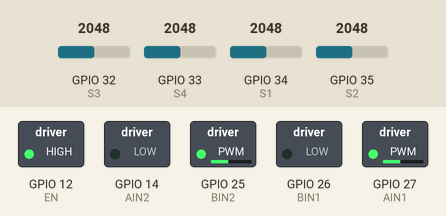
Simulated run of this sketch. Board: ESP32. Shown: switched loads named in the sketch (green lamp = pin HIGH). The inputs (shaded band) are chosen by the test bench; at power-on: GPIO 32 (S3) = 2048, GPIO 33 (S4) = 2048, GPIO 34 (S1) = 2048, GPIO 35 (S2) = 2048 (analog values on the 0–4095 scale). WiFi joins after 1.5 s; servers stay silent unless stated; what the sketch prints to the serial monitor is not drawn.

Above: at 4.8 s.
4.9 s: GPIO 32 (S3) set to 2120
At 5.9 s:
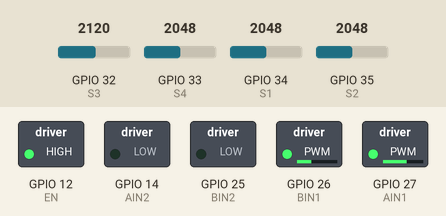
6.4 s: GPIO 33 (S4) set to 2866
At 7.2 s:
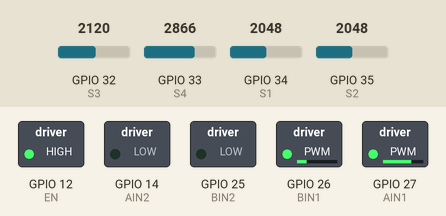
7.9 s: GPIO 32 (S3) set to 1228
At 8.3 s:
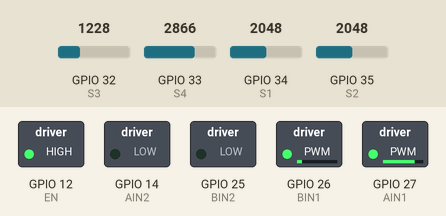
9.4 s: GPIO 34 (S1) set to 2866
At 10.6 s:
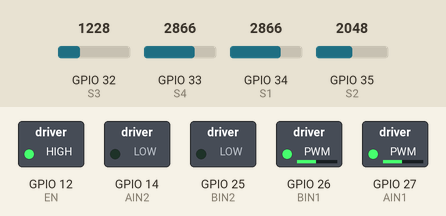
10.9 s: GPIO 35 (S2) set to 2866
At 11.9 s:
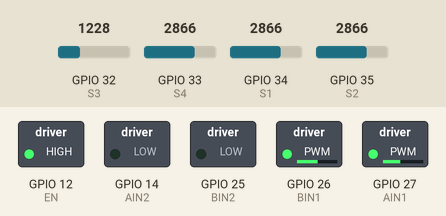
12.4 s: GPIO 32 (S3) set to 2866
At 14.1 s:
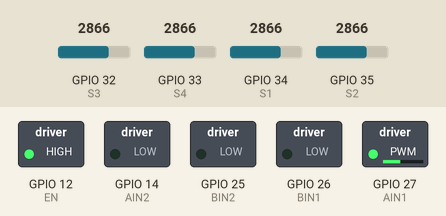
Timing chart, 0 to 15.4 s (numbered marks = the images above; inputs shaded):
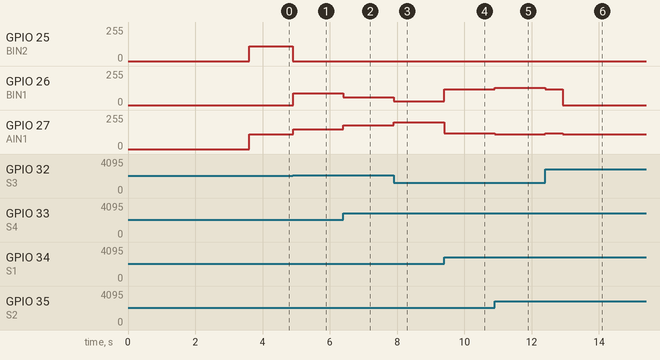

The sketch:

fix_sameline_detect.ino
```cpp
#include <Arduino.h>
#include <WiFi.h>
#include "Communication_order.h"

LanCommand net;
String  path_map = "";
//ex
// path += 'F';
// path += 'R';
// path += 'U';
// ---------------- WiFi ----------------
const char* ssid     = "MinMin2017";
const char* password = "minmin2017i";
const bool wifi_enable = true;

// ================== DRV8833 PIN MAP ==================
static const int AIN1 = 27;
static const int AIN2 = 14;
static const int EN   = 12;
static const int BIN1 = 26;
static const int BIN2 = 25;

// ================== IR SENSOR PINS ==================
static const int S1 = 34;
static const int S2 = 35;
static const int S3 = 32;
static const int S4 = 33;

// ================== PID GAINS ==================
float Kp = 30.0f;
float Ki = 0.0f;   // [FIX v1] ลดจาก 50 -> 0 ก่อน tune ใหม่
float Kd = 0.0f;

// ================== SPEED SETTINGS ==================
int baseSpeed = 120;
int maxSpeed  = 200;
const int TURN_PWM = 110;
// ================== SENSOR AUTO-CAL ==================
int sMin[4] = {4095,4095,4095,4095};
int sMax[4] = {0,0,0,0};

// ================== PID STATE ==================
float integral  = 0.0f;
float prevError = 0.0f;
unsigned long prevMs = 0;

// ================== STATE MACHINE ==================
enum RunState { FOLLOW, UTURN, STRAIGHT_BEFORE_RTURN, RTURN };
RunState runState = FOLLOW;

unsigned long actionStartMs = 0;


const unsigned long STRAIGHT_MS = 525;

// debounce เข้า state พิเศษ
int confirmLow = 0, confirmHigh = 0;
const int CONFIRM_N = 1;

// ================== [FIX v2] TURN STOP LOGIC ==================
// เปลี่ยนจาก count-based -> millis-based
// หุ่นต้องเห็น centerHigh ต่อเนื่องนาน STOP_HOLD_MS ms จึงหยุด
// กัน spike / กระพริบจาก sensor ขณะเลี้ยวผ่านเส้น

bool turnArmed          = false;  // true หลังหุ่นหลุดเส้นแล้ว
unsigned long centerHighStartMs = 0;  // จับเวลาเริ่มเห็น centerHigh
const unsigned long STOP_HOLD_MS = 1; // ต้องเห็นเส้นนิ่งกี่ ms จึงหยุด
                                       // ลองปรับ 30-80 ms ถ้ายังไม่ดี

// ================== UTILITY ==================
static inline int clampi(int v, int lo, int hi){
  if(v < lo) return lo;
  if(v > hi) return hi;
  return v;
}

// ================== RESET PID ==================
// [FIX v1] เรียกทุกครั้งกลับเข้า FOLLOW
void resetPID(){
  integral        = 0.0f;
  prevError       = 0.0f;
  prevMs          = millis();
}

// ================== RESET TURN STOP ==================
// [FIX v2] เรียกตอนเข้า UTURN / RTURN ใหม่
void resetTurnStop(){
  turnArmed         = false;
  centerHighStartMs = 0;
}
void addToPath(char c) {
    if (path_map.length() == 0 || path_map[path_map.length() - 1] != c) {
        path_map += c;
    }
}
// ================== MOTOR CONTROL ==================
void motorA(int speed){
  speed = clampi(speed, -255, 255);
  if(speed >= 0){ analogWrite(AIN1, speed); analogWrite(AIN2, 0); }
  else           { analogWrite(AIN1, 0);    analogWrite(AIN2, -speed); }
}

void motorB(int speed){
  speed = clampi(speed, -255, 255);
  if(speed >= 0){ analogWrite(BIN1, speed); analogWrite(BIN2, 0); }
  else           { analogWrite(BIN1, 0);    analogWrite(BIN2, -speed); }
}

// ================== SENSOR READ ==================
int readNorm(int pin, int idx){
  int raw = analogRead(pin);
  if(raw < sMin[idx]) sMin[idx] = raw;
  if(raw > sMax[idx]) sMax[idx] = raw;
  int den = (sMax[idx] - sMin[idx]);
  if(den < 10) den = 10;
  int norm = (raw - sMin[idx]) * 1000 / den;
  return clampi(norm, 0, 1000);
}

// ================== LINE ERROR ==================
float computeError(int n1, int n2, int n3, int n4){
  const float w1=-3, w2=-1, w3=1, w4=3;
  float sum = (float)n1+n2+n3+n4;
  if(sum < 1) sum = 1;
  return (w1*n1 + w2*n2 + w3*n3 + w4*n4) / sum;
}

// ================== CALIBRATE ==================
void calibrate(unsigned long ms = 2000){
  unsigned long t0 = millis();
  while(millis() - t0 < ms){
    (void)readNorm(S1,0); (void)readNorm(S2,1);
    (void)readNorm(S3,2); (void)readNorm(S4,3);
    delay(5);
  }
}

static inline void sendToClient(const char* msg){
  if(wifi_enable && net.hasClient()) net.clientRef().println(msg);
}

// ================== SEND DEBUG (all states) ==================
void sendDebug(int n1, int n2, int n3, int n4,
               int st, bool aL, bool aH, bool cH,
               unsigned long now){
  char dbg[120];
  snprintf(dbg, sizeof(dbg),
    "D:%d,%d,%d,%d,st=%d,aL=%d,aH=%d,cH=%d,arm=%d,hMs=%d",
    n1, n2, n3, n4, st, aL, aH, cH,
    turnArmed,
    (int)(centerHighStartMs > 0 ? (now - centerHighStartMs) : 0));
  Serial.println(dbg);
  sendToClient(dbg);
}

// ================== [FIX v2] TURN STOP HANDLER ==================
// ใช้ร่วมกันระหว่าง UTURN และ RTURN
// return true เมื่อควรหยุด
bool checkTurnStop(bool centerHigh, unsigned long now){
  // phase 1: รอให้หลุดเส้นก่อน
  if(!turnArmed){ // turnArmed == false
    if(!centerHigh) turnArmed = true; //center = ที่ว่าง
    return false;
  }

  // phase 2: armed แล้ว เจอ centerHigh ปุ๊บ หยุดเลย
  return centerHigh;
}

// ================== SETUP ==================
void setup(){
  Serial.begin(115200);

  if(wifi_enable){
    bool ok = net.begin(ssid, password);
    if(!ok){ Serial.println("WiFi failed"); while(1) delay(1000); }
    Serial.print("IP = "); Serial.println(WiFi.localIP());
  }

  pinMode(EN, OUTPUT); digitalWrite(EN, HIGH);
  pinMode(AIN1,OUTPUT); pinMode(AIN2,OUTPUT);
  pinMode(BIN1,OUTPUT); pinMode(BIN2,OUTPUT);
  pinMode(S1,INPUT); pinMode(S2,INPUT);
  pinMode(S3,INPUT); pinMode(S4,INPUT);

  analogReadResolution(12);
  analogSetAttenuation(ADC_11db);

  motorA(0); motorB(0);

  Serial.println("Calibrating...");
  calibrate(2000);
  Serial.println("Done.");

  resetPID();
  motorA(baseSpeed); motorB(baseSpeed);
}

// ================== LOOP ==================
int first_time = 0;
void loop(){
  if(wifi_enable) net.update();
  if(first_time == 0){ sendToClient("F"); first_time = 1; }

  unsigned long now = millis(); // [FIX v1] ย้ายขึ้นต้น loop

  int n1 = readNorm(S1,0);
  int n2 = readNorm(S2,1);
  int n3 = readNorm(S3,2);
  int n4 = readNorm(S4,3);

  bool allLow  = (n1<=300 && n2<=300 && n3<=300 && n4<=300);
  bool allHigh = (n1>=800 && n2>=800 && n3>=800 && n4>=800);
  bool centerHigh = (n2>=800 ||  n3>=800);

  // ================== STATE MACHINE ==================
  switch(runState){

    case FOLLOW: {
      confirmLow  = allLow  ? (confirmLow+1)  : 0;
      confirmHigh = allHigh ? (confirmHigh+1) : 0;

      if(confirmHigh >= CONFIRM_N){ // R
        resetTurnStop();
        runState = STRAIGHT_BEFORE_RTURN;
        confirmLow = confirmHigh = 0;
        actionStartMs = now;
        motorA(baseSpeed); motorB(baseSpeed);
        sendToClient("S");
        //addToPath('F');
        prevMs = now;
        return;
      }

      if(confirmLow >= CONFIRM_N){ // U
        runState = UTURN;
        confirmLow = confirmHigh = 0;
        resetTurnStop(); // [FIX v2]
        motorA( TURN_PWM);
        motorB(-TURN_PWM);
        sendToClient("U");
        addToPath('U');
        prevMs = now;
        return;
      }
      break;
    }

    case STRAIGHT_BEFORE_RTURN: {
      motorA(baseSpeed); motorB(baseSpeed);
      if(now - actionStartMs >= STRAIGHT_MS){
        runState = RTURN;
        resetTurnStop(); // [FIX v2]
        motorA(TURN_PWM);
        motorB(0);
        sendToClient("R");
        addToPath('R');
      }
      sendDebug(n1,n2,n3,n4,(int)runState,allLow,allHigh,centerHigh,now);
      prevMs = now;
      return;
    }

    case UTURN: {
      motorA( TURN_PWM);
      motorB(-TURN_PWM);

      if(checkTurnStop(centerHigh, now)){ // [FIX v2]
        motorA(0); motorB(0);
        runState = FOLLOW;
        resetPID(); // [FIX v1]

      }
      sendDebug(n1,n2,n3,n4,(int)runState,allLow,allHigh,centerHigh,now);
      prevMs = now;
      return;
    }

    case RTURN: {
      motorA(TURN_PWM);
      motorB(0);

      if(checkTurnStop(centerHigh, now) && (now-actionStartMs) >= STRAIGHT_MS+500 ){ // [FIX v2]
        motorA(0); motorB(0);
        runState = FOLLOW;
        resetPID(); // [FIX v1]

      }else{
        Serial.println(now-actionStartMs);
      }
      sendDebug(n1,n2,n3,n4,(int)runState,allLow,allHigh,centerHigh,now);
      prevMs = now;
      return;
    }
  }

  // ================== PID FOLLOW ==================
  float error = computeError(n1, n2, n3, n4);

  float dt = (now - prevMs) / 1000.0f;
  if(dt <= 0) dt = 0.001f;
  prevMs = now;

  integral += error * dt;
  integral = constrain(integral, -1.0f, 1.0f);

  float derivative = (error - prevError) / dt;
  prevError = error;

  float corr = Kp*error + Ki*integral + Kd*derivative;

  int left  = clampi((int)(baseSpeed + corr), 0, maxSpeed);
  int right = clampi((int)(baseSpeed - corr), 0, maxSpeed);

  motorA(left);
  motorB(right);

  // debug (Serial + WiFi)
  char dbg[120];
  snprintf(dbg, sizeof(dbg),
    "D:%d,%d,%d,%d,st=%d,aL=%d,aH=%d,cH=%d,arm=%d,hMs=%d,e=%.3f,c=%.2f,L=%d,R=%d",
    n1, n2, n3, n4,
    (int)runState, allLow, allHigh, centerHigh,
    turnArmed,
    (int)(centerHighStartMs > 0 ? (now - centerHighStartMs) : 0),
    error, corr, left, right);
  Serial.println(dbg);
  if(wifi_enable){ char buf[122]; snprintf(buf, sizeof(buf), "%s\n", dbg); sendToClient(buf); }
}
```

Communication_order.h
```cpp
#ifndef LAN_COMMAND_3333_H
#define LAN_COMMAND_3333_H

#include <Arduino.h>
#include <WiFi.h>

class LanCommand {
public:
  using Callback  = void (*)();

  // Hook สำหรับให้ class อื่น “จับคำสั่งบางชนิด” เช่น MON ...
  // คืนค่า true = จัดการแล้ว / false = ให้ LanCommand จัดการต่อ
  using LineHook = bool (*)(WiFiClient& client, const String& line);

  LanCommand() : server(3333) {}

  bool begin(const char* ssid, const char* pass) {
    WiFi.mode(WIFI_STA);
    WiFi.begin(ssid, pass);

    unsigned long t0 = millis();
    while (WiFi.status() != WL_CONNECTED) {
      delay(200);
      if (millis() - t0 > 15000) return false;
    }

    server.begin();
    server.setNoDelay(true);
    return true;
  }

  void onA(Callback cb) { cbA = cb; }
  void onB(Callback cb) { cbB = cb; }
  void onC(Callback cb) { cbC = cb; }
  void onReset(Callback cb) { cbReset = cb; }

  // ===== เพิ่ม: ตั้ง hook =====
  void setLineHook(LineHook hook) { lineHook = hook; }

  // ===== เพิ่ม: เช็ค/ดึง client ไปใช้ข้างนอก =====
  bool hasClient()  { return client && client.connected(); }

  WiFiClient& clientRef() { return client; }  // ใช้คู่กับ hasClient()

  void update() {
    // accept client
    if (!client || !client.connected()) {
      if (client) client.stop();
      client = server.available();
      if (client) {
        client.setNoDelay(true);
        send("CONNECTED\n");
      }
    }

    if (!client || !client.connected()) return;

    while (client.available()) {
      char c = client.read();
      if (c == '\r') continue;

      if (c == '\n') {
        buffer.trim();
        handle(buffer);
        buffer = "";
      } else {
        if (buffer.length() < 100) buffer += c;
      }
    }
  }

  void send(const String& msg) {
    if (client && client.connected()) client.print(msg);
  }

private:
  WiFiServer server;
  WiFiClient client;
  String buffer;

  Callback cbA = nullptr;
  Callback cbB = nullptr;
  Callback cbC = nullptr;
  Callback cbReset = nullptr;

  // ===== เพิ่ม: hook pointer =====
  LineHook lineHook = nullptr;

  void handle(String cmd) {
    cmd.trim();
    if (cmd.length() == 0) return;

    // ===== เพิ่ม: ให้ hook จับก่อน (เช่น MON ...) =====
    // หมายเหตุ: ส่ง cmd ตัวเดิม (ยังไม่ toLowerCase) เพื่อให้ hook เลือก parse เองได้
    if (lineHook) {
      if (lineHook(client, cmd)) {
        return; // ถูกจัดการแล้ว
      }
    }

    // คำสั่งเดิมของคุณ
    cmd.toLowerCase();

    if (cmd == "reset") {
      if (cbReset) cbReset();
      send("OK reset\n");
      return;
    }

    if (cmd == "a") {
      if (cbA) cbA();
      send("OK A\n");
      return;
    }

    if (cmd == "b") {
      if (cbB) cbB();
      send("OK B\n");
      return;
    }

    if (cmd == "c") {
      if (cbC) cbC();
      send("OK C\n");
      return;
    }

    send("ERR\n");
  }
};

#endif
```

Measured:
- the behaviour switches between 2055 and 2056 on GPIO 32 (S3) (found by bisection; images 0 and 1)
- after the input at 4.9 s, GPIO 25 (BIN2): 110/255 → 0/255 at once; GPIO 26 (BIN1): 0/255 → 90/255 at once; GPIO 27 (AIN1): 110/255 → 150/255 at once
- after the input at 6.4 s, GPIO 26 (BIN1): 90/255 → 60/255 at once; GPIO 27 (AIN1): 150/255 → 180/255 at once
- after the input at 7.9 s, GPIO 26 (BIN1): 60/255 → 30/255 at once; GPIO 27 (AIN1): 180/255 → 200/255 at once
- after the input at 9.4 s, GPIO 26 (BIN1): 30/255 → 120/255 at once; GPIO 27 (AIN1): 200/255 → 120/255 at once
- after the input at 10.9 s, GPIO 26 (BIN1): 120/255 → 130/255 at once; GPIO 27 (AIN1): 120/255 → 110/255 at once
- after the input at 12.4 s, GPIO 26 (BIN1): 130/255 → 120/255 at once, → 0/255 0.53 s later; GPIO 27 (AIN1): 110/255 → 120/255 at once, → 110/255 0.53 s later
